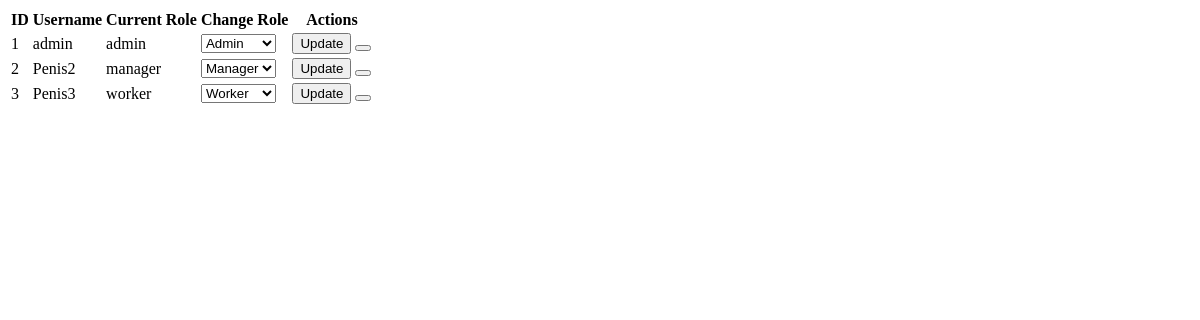
Before: /admin/get_users with the older database file.
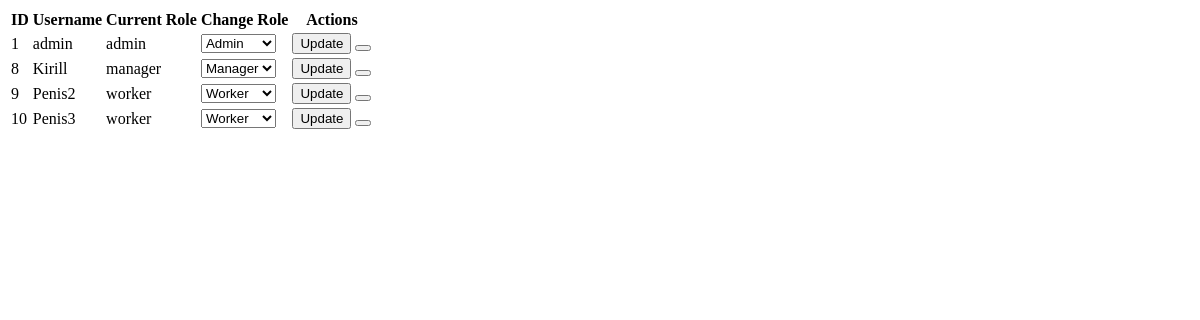
After: the same page with the newer database file.
### tables this page shows
CREATE TABLE users (
    id INTEGER PRIMARY KEY AUTOINCREMENT,
    username TEXT UNIQUE NOT NULL,
    password TEXT NOT NULL,
    role TEXT NOT NULL DEFAULT 'worker',
    created_at TIMESTAMP DEFAULT CURRENT_TIMESTAMP
);

### app.py (the view)
@app.route('/admin/get_users')
def get_users_table():
    db = get_db()
    users = db.execute('SELECT * FROM users ORDER BY id').fetchall()
    return render_template('_users_table.html', users=users)

### app.py (called while the page is built)
def get_db():
    if 'db' not in g:
        g.db = sqlite3.connect(app.config['DATABASE'])
        g.db.row_factory = sqlite3.Row
    return g.db

### templates/_users_table.html (shortened to what this page needs)
<table class="data-table">
    <thead>
        <tr>
            <th>ID</th>
            <th>Username</th>
            <th>Current Role</th>
            <th>Change Role</th>
            <th>Actions</th>
        </tr>
    </thead>
    <tbody>
        {% for user in users %}
        <tr>
            <td>{{ user.id }}</td>
            <td>{{ user.username }}</td>
            <td class="current-role">{{ user.role }}</td>
            <td>
                <select class="form-select role-select">
                    <option value="admin" {% if user.role == 'admin' %}selected{% endif %}>Admin</option>
                    <option value="manager" {% if user.role == 'manager' %}selected{% endif %}>Manager</option>
                    <option value="worker" {% if user.role == 'worker' %}selected{% endif %}>Worker</option>
                </select>
            </td>
            <td>
                <button class="btn btn-primary btn-sm btn-update-role" data-user-id="{{ user.id }}">
                     Update
                </button>
                <button class="btn btn-danger btn-sm action-btn delete-user"
                        data-user-id="{{ user.id }}"
                        {% if current_user is defined and user.id == current_user %}disabled title="You can't delete yourself"{% endif %}>
                </button>
            </td>
        </tr>
        {% else %}
        <tr>
            <td colspan="5">No users found</td>
        </tr>
        {% endfor %}
    </tbody>
</table>

Changed rows visible on the page:
removed users: id "2", username "Penis2", role "manager", role "Manager"
removed users: id "3", username "Penis3", role "worker", role "Worker"
added users: id "8", username "Kirill", role "manager", role "Manager"
added users: id "9", username "Penis2", role "worker", role "Worker"
added users: id "10", username "Penis3", role "worker", role "Worker"
